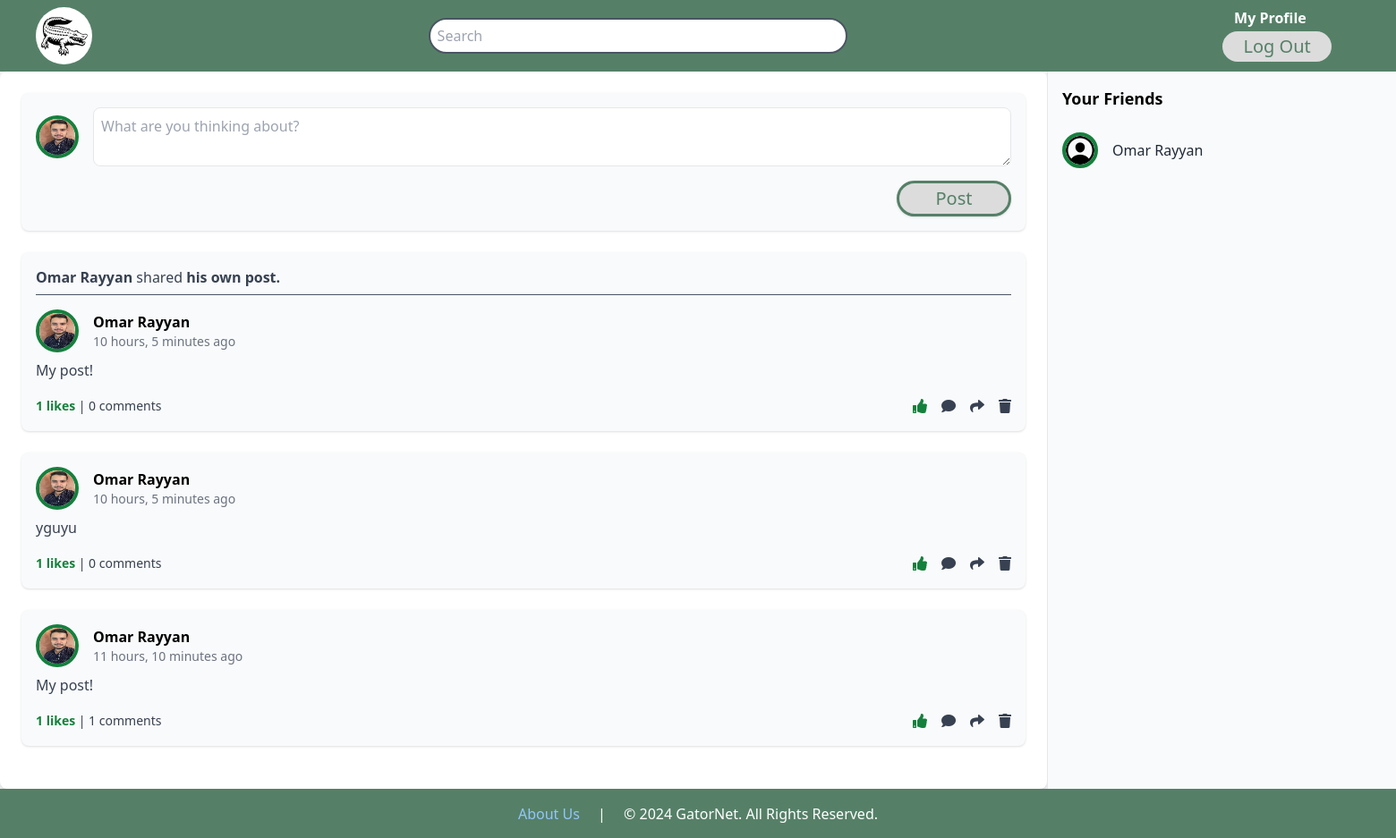
The app's page /social/home (signed in), older data.
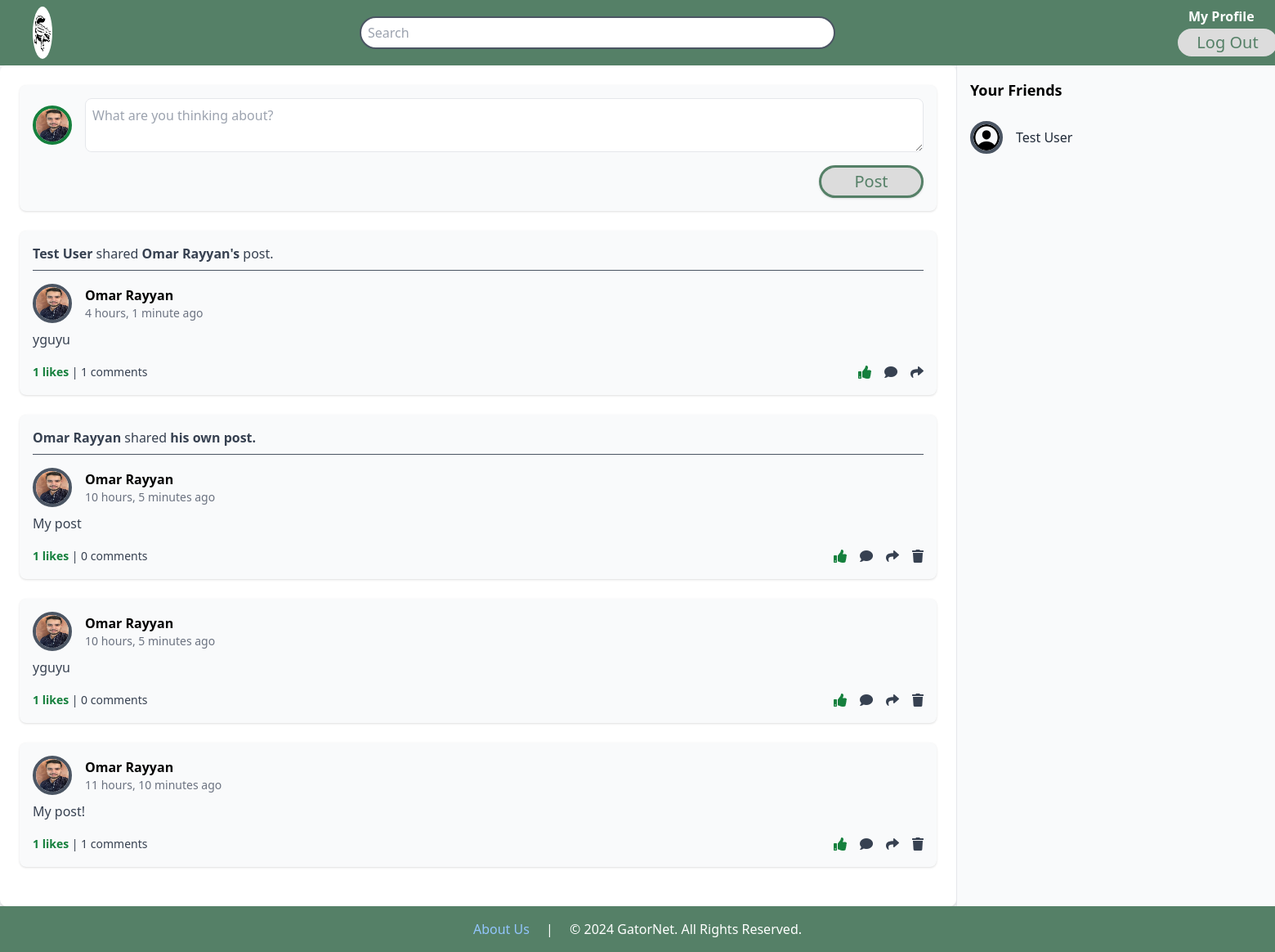
The same page, newer data.
### social_app/models.py (models this page shows)
class Post(models.Model):
    content = models.TextField()
    creator = models.ForeignKey(User, related_name = "all_posts", on_delete = models.CASCADE)
    shared = models.BooleanField(default=False)
    shared_post_id = models.IntegerField(default=0)
    created_at = models.DateTimeField(auto_now_add=True)
    updated_at = models.DateTimeField(auto_now=True)
    objects = PostsManager()

### users_app/models.py (models this page shows)
class User(models.Model):
    first_name = models.CharField(max_length=45)
    last_name = models.CharField(max_length=45)
    profile_picture = models.ImageField(upload_to='profile_pics/', default='profile_pics/default.jpg')
    email = models.CharField(max_length=255)
    password = models.CharField(max_length=255)
    date_of_birth = models.DateField()
    gender = models.CharField(max_length=45)
    last_activity = models.DateTimeField(default=datetime.now)
    created_at = models.DateTimeField(auto_now_add=True)
    updated_at = models.DateTimeField(auto_now=True)
    objects = UserManager()
    def friends(self):
        from social_app.models import Friendship
        friendships = Friendship.objects.filter(models.Q(friend_1=self) | models.Q(friend_2=self))
        friends = [friendship.friend_1 if friendship.friend_2 == self else friendship.friend_2 for friendship in friendships]
        return friends
    def full_name(self):
        return f"{self.first_name} {self.last_name}"
    def is_online(self):
        now = timezone.now()
        if self.last_activity > now - timedelta(minutes=5):
            return True
        return False

### social_app/views.py (the view)
# urls.py: path('home', views.home, name='home'),
def home(request):
    if not 'user_id' in request.session:
        messages.error(request, 'You must first login.', extra_tags='login')
        return redirect('/')
    user_id = int(request.session['user_id'])
    user = User.objects.get_user(user_id)
    posts = Post.objects.get_friends_posts(user_id)
    friends = Friendship.objects.get_user_friends(user)
    posts_with_likes = []
    for post in posts:
        post_data = {
            'post': post,
            'has_liked': Like.objects.has_user_liked_post(post.id, user_id)
        }
        if post.shared:
            shared_post = Post.objects.filter(id=post.shared_post_id).first()
            if shared_post:
                post_data['shared_post'] = shared_post
        posts_with_likes.append(post_data)
    context = {
        'posts_with_likes': posts_with_likes,
        'user': user,
        'friends': friends,
    }
    return render(request, 'home_page.html', context)

### social_app/models.py (called while the page is built)
    def get_friends_posts(self, user_id):
        user = User.objects.get(id=user_id)
        friends = user.friends()
        return Post.objects.filter(creator__in=list(friends) + [user]).order_by('-created_at')

    def get_user_friends(self, user):
        friendships = Friendship.objects.filter(friend_1=user) | Friendship.objects.filter(friend_2=user)
        friends = []
        for friendship in friendships:
            if friendship.friend_1 != user:
                friends.append(friendship.friend_1)
            if friendship.friend_2 != user:
                friends.append(friendship.friend_2)
        friends = list(set(friends))
        return friends

    def has_user_liked_post(self, post_id, user_id):
        return self.filter(post_id=post_id, user_id=user_id).exists()

### social_app/templatetags/custom_filters.py (called while the page is built)
@register.filter
def abbreviate_number(value):
    try:
        value = int(value)
        if value >= 1_000_000:
            return f"{value / 1_000_000:.1f}M".rstrip('0').rstrip('.')
        elif value >= 1_000:
            return f"{value / 1_000:.1f}k".rstrip('0').rstrip('.')
        else:
            return str(value)
    except (ValueError, TypeError):
        return value

### social_app/templates/home_page.html (shortened to what the changed rows need)
<!DOCTYPE html>
<html lang="en">
  <head>
    {% load static %}
    {% load custom_filters %}
    <script src="https://cdn.tailwindcss.com"></script>
    <link rel="stylesheet" href="https://cdnjs.cloudflare.com/ajax/libs/font-awesome/5.15.3/css/all.min.css" />
    <link rel="stylesheet" href="{% static 'css/home.css' %}" />
  </head>
  <body class="bg-gray-100 min-h-screen flex flex-col">
    <main class="flex-grow flex">
      <div class="w-3/4 mx-auto bg-white shadow-md rounded-lg p-6 overflow-y-auto">
        {% for item in posts_with_likes %}
        <div class="bg-gray-50 p-4 rounded-lg shadow mb-6 post-container">
          {% if item.post.shared %}
            <p class="text-gray-700 mb-4 border-b pb-[0.7vh] border-gray-600"><span class="font-bold"><a href="{% url 'view_profile' item.post.creator.id %}">{{ item.post.creator.full_name }}</a></span> shared <span class="font-bold">{% if item.post.creator == item.shared_post.creator %} his own post.{% else %} <a href="{% url 'view_profile' item.shared_post.creator.id %}">{{ item.shared_post.creator.full_name }}'s</a></span> post.{% endif %}</p>
            <div class="flex items-center mb-2">
              <a href="{% url 'view_profile' item.shared_post.creator.id %}"><img src="{{ item.shared_post.creator.profile_picture.url }}" alt="Profile" class="h-12 w-12 rounded-full
                {% if item.shared_post.creator.is_online %}
                    border-4 border-green-700
                {% else %}
                    border-4 border-gray-600
                {% endif %}
                " /></a>
          {% else %}
          <div class="flex items-center mb-2">
            <a href="{% url 'view_profile' item.post.creator.id %}"><img src="{{ item.post.creator.profile_picture.url }}" alt="Profile" class="h-12 w-12 rounded-full
              {% if item.post.creator.is_online %}
                  border-4 border-green-700
                {% else %}
                  border-4 border-gray-600
              {% endif %}
              " /></a>
          {% endif %}
            <div class="ml-4">
              {% if item.post.shared %}
              <h3 class="font-bold"><a href="{% url 'view_profile' item.shared_post.creator.id %}">{{ item.shared_post.creator.full_name }}</a></h3>
              {% else %}
              <h3 class="font-bold"><a href="{% url 'view_profile' item.post.creator.id %}">{{ item.post.creator.full_name }}</a></h3>
              {% endif %}
              <p class="text-gray-500 text-sm">{{ item.post.created_at|timesince }} ago</p>
            </div>
          </div>
          <p class="text-gray-700 mb-4"><a href="{% url 'view_post' item.post.id %}">{{ item.post.content }}</a></p>
          <div class="flex items-center justify-between text-gray-700">
            <p class="text-sm">
              <span class="font-bold text-green-700 like-count"><a href="{% url 'view_post' item.post.id %}">{{ item.post.likes.count|abbreviate_number }} likes </span> | {{ item.post.comments.count|abbreviate_number }} comments</a>
            </p>
            <div class="flex items-center space-x-4">
              <button class="like-btn {% if item.has_liked %} text-green-700 {% else %} text-gray-700 hover:text-green-700 {% endif %}" data-post-id="{{ item.post.id }}">
                <i class="fas fa-thumbs-up"></i>
              </button>
                <button class="text-gray-700 hover:text-green-700"><a href="{% url 'view_post' item.post.id %}"><i class="fas fa-comment"></i></a></button>
              <form action="{% url 'share_post' %}" method="post">
                <button class="text-gray-700 hover:text-green-700"><i class="fas fa-share"></i></button>
              </form>
              {% if item.post.creator.id == request.session.user_id %}
                <button class="delete-post-btn text-gray-700 hover:text-red-600" data-post-id="{{ item.post.id }}">
                    <i class="fas fa-trash"></i>
                </button>
              {% endif %}
            </div>
          </div>
        </div>
        {% endfor %}
      </div>
      <div class="w-1/4 bg-gray-50 border-l border-gray-200 p-4 overflow-y-auto">
        <ul id="friends-list">
          {% for friend in friends %}
          <li class="flex items-center space-x-4 py-2 cursor-pointer friend-item" data-id="{{ friend.id }}">
            <img src="{% if friend.profile_picture.url %}{{ friend.profile_picture.url }}{% else %}{% static 'imgs/default-profile.png' %}{% endif %}" alt="Profile" class="h-10 w-10 rounded-full {% if friend.is_online %} border-4 border-green-700 {% else %} border-4 border-gray-600 {% endif %}" />
            <span class="text-gray-800 font-medium">{{ friend.full_name }}</span>
          </li>
          {% empty %}
            <li class="text-gray-500">No friends yet.</li>
          {% endfor %}
        </ul>
      </div>
    </main>
  </body>
</html>

Row changes from the older to the newer data that the page shows:
no longer on this page (row edited): User: profile_picture (placeholder picture), full_name "Omar Rayyan"
added Post: post.creator.full_name "Test User", shared_post.creator.full_name "Omar Rayyan", shared_post.creator.profile_picture (picture), post.created_at "4 hours, 1 minute", post.content "yguyu", post.likes.count|abbreviate_number "1", post.comments.count|abbreviate_number "1"
changed Post: post.content "My post!" → "My post"
added User: profile_picture (placeholder picture), full_name "Test User"
